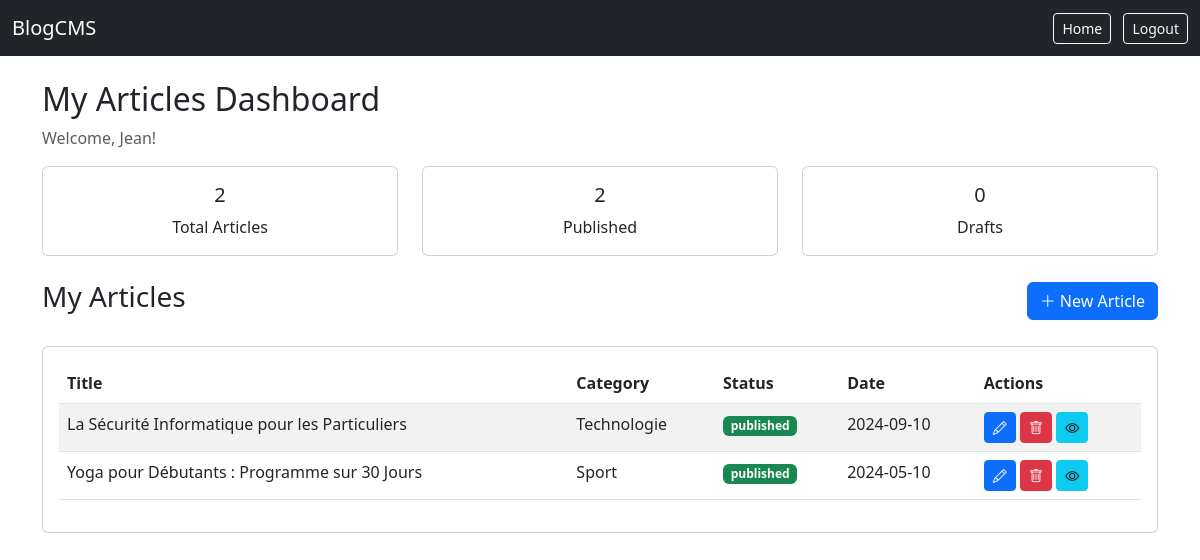
Page /author/my_articles.php (signed in) on the committed database.
### tables this page shows
CREATE TABLE `article` (
  `id_article` int(11) NOT NULL,
  `titre` varchar(100) DEFAULT NULL,
  `contenu` text DEFAULT NULL,
  `date_creation` date DEFAULT NULL,
  `date_modification` date DEFAULT NULL,
  `nom_createur` varchar(30) DEFAULT NULL,
  `id_categorie` int(11) DEFAULT NULL,
  `statu` varchar(30) DEFAULT 'published'
);

CREATE TABLE `categorie` (
  `id_categorie` int(11) NOT NULL,
  `nom_categorie` varchar(30) DEFAULT NULL
);

### functions.php (called while the page is built, shortened)
<?php
function escape($string) {
    return htmlspecialchars($string, ENT_QUOTES, 'UTF-8');
}
?>

### author/my_articles.php (the view, shortened to what this page needs)
<?php
require_once '../db.php';
require_once '../functions.php';
$author = $_SESSION['user_name'];
$stmt = $pdo->prepare("SELECT a.*, c.nom_categorie FROM article a LEFT JOIN categorie c ON a.id_categorie = c.id_categorie WHERE a.nom_createur = :author ORDER BY a.date_creation DESC");
$stmt->execute([':author' => $author]);
$myArticles = $stmt->fetchAll();
$stmt = $pdo->prepare("SELECT
    COUNT(*) as total_articles,
    SUM(CASE WHEN statu = 'published' THEN 1 ELSE 0 END) as published_articles,
    SUM(CASE WHEN statu = 'draft' THEN 1 ELSE 0 END) as draft_articles
    FROM article WHERE nom_createur = :author");
$stmt->execute([':author' => $author]);
$stats = $stmt->fetch();
?>
<!DOCTYPE html>
<html lang="en">
<head>
    <link href="https://cdn.jsdelivr.net/npm/bootstrap@5.3.0/dist/css/bootstrap.min.css" rel="stylesheet">
    <link rel="stylesheet" href="https://cdn.jsdelivr.net/npm/bootstrap-icons@1.11.0/font/bootstrap-icons.css">
</head>
<body>
    <nav class="navbar navbar-expand-lg navbar-dark bg-dark">
        <div class="container-fluid">
            <a class="navbar-brand" href="../index.php">BlogCMS</a>
            <div class="ms-auto">
                <a href="../index.php" class="btn btn-outline-light btn-sm me-2">Home</a>
                <a href="../logout.php" class="btn btn-outline-light btn-sm">Logout</a>
            </div>
        </div>
    </nav>
    <div class="container mt-4">
        <h2>My Articles Dashboard</h2>
        <p class="text-muted">Welcome, <?= escape($_SESSION['prenom'] ?? $_SESSION['user_name']) ?>!</p>
        <div class="row mb-4">
            <div class="col-md-4">
                <div class="card text-center">
                    <div class="card-body">
                        <h5 class="card-title"><?= $stats['total_articles'] ?></h5>
                        <p class="card-text">Total Articles</p>
                    </div>
                </div>
            </div>
            <div class="col-md-4">
                <div class="card text-center">
                    <div class="card-body">
                        <h5 class="card-title"><?= $stats['published_articles'] ?></h5>
                        <p class="card-text">Published</p>
                    </div>
                </div>
            </div>
            <div class="col-md-4">
                <div class="card text-center">
                    <div class="card-body">
                        <h5 class="card-title"><?= $stats['draft_articles'] ?></h5>
                        <p class="card-text">Drafts</p>
                    </div>
                </div>
            </div>
        </div>
        <div class="d-flex justify-content-between align-items-center mb-4">
            <h3>My Articles</h3>
            <a href="my_article_form.php" class="btn btn-primary"><i class="bi bi-plus-lg"></i> New Article</a>
        </div>
        <div class="card">
            <div class="card-body">
                <?php if (empty($myArticles)): ?>
                    <p class="text-center text-muted">You haven't created any articles yet. Click "New Article" to get started!</p>
                <?php else: ?>
                    <div class="table-responsive">
                        <table class="table table-striped">
                            <thead>
                                <tr>
                                    <th>Title</th>
                                    <th>Category</th>
                                    <th>Status</th>
                                    <th>Date</th>
                                    <th>Actions</th>
                                </tr>
                            </thead>
                            <tbody>
                                <?php foreach ($myArticles as $article): ?>
                                    <tr>
                                        <td><?= escape($article['titre']) ?></td>
                                        <td><?= escape($article['nom_categorie']) ?></td>
                                        <td>
                                            <span class="badge bg-<?= $article['statu'] == 'published' ? 'success' : 'secondary' ?>">
                                                <?= escape($article['statu']) ?>
                                            </span>
                                        </td>
                                        <td><?= escape($article['date_creation']) ?></td>
                                        <td>
                                            <a href="my_article_form.php?id=<?= $article['id_article'] ?>" class="btn btn-sm btn-primary"><i class="bi bi-pencil"></i></a>
                                            <a href="my_articles.php?delete=<?= $article['id_article'] ?>" class="btn btn-sm btn-danger" onclick="return confirm('Delete this article?')"><i class="bi bi-trash"></i></a>
                                            <a href="../article.php?id=<?= $article['id_article'] ?>" target="_blank" class="btn btn-sm btn-info"><i class="bi bi-eye"></i></a>
                                        </td>
                                    </tr>
                                <?php endforeach; ?>
                            </tbody>
                        </table>
                    </div>
                <?php endif; ?>
            </div>
        </div>
    </div>
</body>
</html>

### rows in the picture
article: titre "La Sécurité Informatique pour les Particuliers", id_categorie.nom_categorie "Technologie", statu "published", date_creation "2024-09-10"
article: titre "Yoga pour Débutants : Programme sur 30 Jours", id_categorie.nom_categorie "Sport", statu "published", date_creation "2024-05-10"

### other values in the picture
$_SESSION['prenom'] "Jean"
$stats['total_articles'] "2"
$stats['published_articles'] "2"
$stats['draft_articles'] "0"
